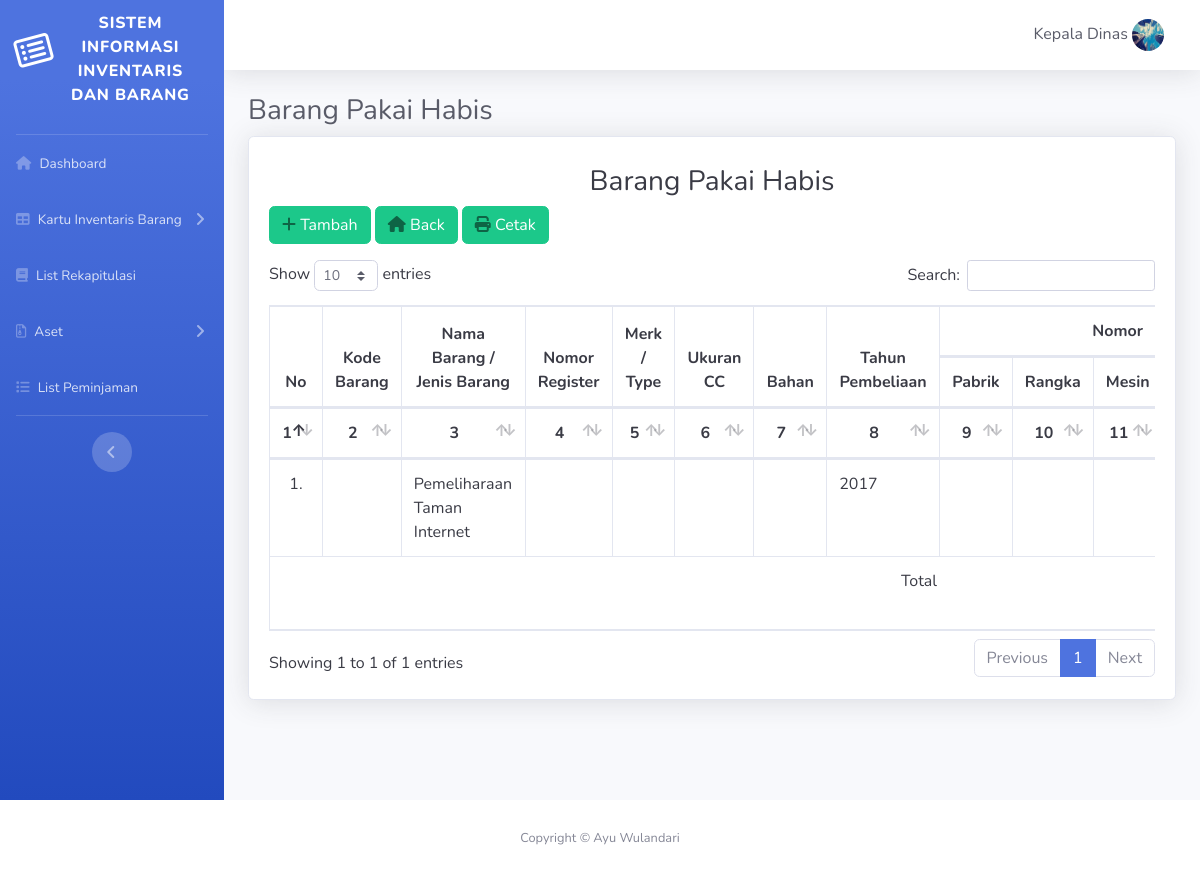
Page /view/barang_pakai_habis.php (signed in) on the committed database.
### tables this page shows
CREATE TABLE `user` (
  `id_user` int(150) NOT NULL,
  `username` varchar(150) NOT NULL,
  `fullname` varchar(150) NOT NULL,
  `password` varchar(100) NOT NULL,
  `nip` varchar(255) NOT NULL,
  `jabatan` varchar(255) NOT NULL,
  `level` varchar(40) NOT NULL,
  `foto` varchar(100) DEFAULT NULL
);

CREATE TABLE `barang_pakai_habis` (
  `id_barang` int(150) NOT NULL,
  `kode_barang` varchar(150) NOT NULL,
  `nama_barang` varchar(200) NOT NULL,
  `nomor_register` varchar(100) NOT NULL,
  `merk` varchar(40) NOT NULL,
  `ukuran` varchar(40) NOT NULL,
  `bahan` varchar(50) NOT NULL,
  `tahun_pembelian` varchar(30) NOT NULL,
  `pabrik` varchar(30) NOT NULL,
  `rangka` varchar(30) NOT NULL,
  `mesin` varchar(30) NOT NULL,
  `polisi` varchar(30) NOT NULL,
  `bpkb` varchar(30) NOT NULL,
  `asal_usul` varchar(100) NOT NULL,
  `kondisi` varchar(255) NOT NULL,
  `ruangan` varchar(21) NOT NULL,
  `harga` int(255) NOT NULL,
  `keterangan` varchar(50) NOT NULL
);

### config.php (called while the page is built, shortened)
<?php
$DB_host = "localhost";
$DB_user = "root";
$DB_pass = "";
$DB_name = "db_inventaris";
try
{
    $DB_con = new PDO("mysql:host={$DB_host};dbname={$DB_name}",$DB_user,$DB_pass);
    $DB_con->setAttribute(PDO::ATTR_ERRMODE, PDO::ERRMODE_EXCEPTION);
}
catch(PDOException $e)
{
    echo $e->getMessage();
}
include_once 'class.barang_pakai.php';
$barang_pakai = new barang_pakai ($DB_con);
include_once 'class.user.php';
$user = new user($DB_con);
?>

### class.user.php (called while the page is built, shortened)
<?php
class user{
    private $db;
    function __construct($DB_con)
	{
		$this->db = $DB_con;
    }
    public function tampil_user($mysource, $myid)
    {
        $query = "SELECT ".$mysource." FROM user WHERE id_user = ".$myid." limit 1";
        $outp = '';
        try
        {
            $stmt = $this->db->prepare($query);
			$stmt->execute();
			if($stmt->rowCount()>0)
			{
				while($row=$stmt->fetch(PDO::FETCH_ASSOC))
				{
					$outp = $row[$mysource];
				}
			} else{
				$outp = '';
			}
		}
		catch(PDOException $e)
			{
				$outp = '';
				return $outp;
			}
		return $outp;
    }
}
?>

### class.barang_pakai.php (the view, shortened to what this page needs)
<?php
class barang_pakai{
    private $db;
    function __construct($DB_con)
	{
		$this->db = $DB_con;
    }
    public function tampilBarangPakai()
    {
        $noUrut = 1;
        $query = "SELECT * FROM barang_pakai_habis";
        $outp = '';
        try
        {
            $stmt = $this->db->prepare($query);
			$stmt->execute();
			if($stmt->rowCount()>0)
			{
				while($row=$stmt->fetch(PDO::FETCH_ASSOC))
				{
					$outp .= "<tr>";
					$outp .= "<td align='center'>".$noUrut++.".</td>";
					$outp .= "<td>".$row['kode_barang']."</td>";
					$outp .= "<td>".$row['nama_barang']."</td>";
					$outp .= "<td>".$row['nomor_register']."</td>";
					$outp .= "<td>".$row['merk']."</td>";
                    $outp .= "<td>".$row['ukuran']."</td>";
                    $outp .= "<td>".$row['bahan']."</td>";
                    $outp .= "<td>".$row['tahun_pembelian']."</td>";
                    $outp .= "<td>".$row['pabrik']."</td>";
                    $outp .= "<td>".$row['rangka']."</td>";
                    $outp .= "<td>".$row['mesin']."</td>";
                    $outp .= "<td>".$row['polisi']."</td>";
                    $outp .= "<td>".$row['bpkb']."</td>";
                    $outp .= "<td>".$row['asal_usul']."</td>";
                    $outp .= "<td>".$row['kondisi']."</td>";
                    $outp .= "<td>".$row['ruangan']."</td>";
                    $outp .= "<td>Rp. ".$this->format_uangBarang($row['harga'])."</td>";
                    $outp .= "<td>".$row['keterangan']."</td>";
                    $outp .= "<td><a href='../view/ubah_barang.php?id_barang=".$row['id_barang']."' class='btn btn-primary btn-circle btn-mb'><i class='fas fa-edit'></i></a></td>";
                    $konddata = '"../modal/m.hapusbarang.php?id_barang='.$row['id_barang'].'"';
					$outp .= "<td><a onclick='myhapus(".$konddata.")' class='btn btn-danger btn-circle btn-mb' style='color:white'> <i class='fas fa-trash'></i></a></td>";
					$outp .= "</tr>";
				}
			} else{
				$outp = '<tr><td colspan="3" align="center">data kosong</td></tr>';
			}
		}
		catch(PDOException $e)
			{
				$outp = '<tr><td colspan="3" align="center">data error</td></tr>';
				return $outp;
			}
		return $outp;
    }
    public function format_uangBarang($data){
		return number_format($data,2,',','.');
	}
}
?>

### view/barang_pakai_habis.php (shortened to what this page needs)
<?php
include '../config.php';
?>
<!DOCTYPE html>
<html lang="en">
<head>
  <link href="vendor/fontawesome-free/css/all.min.css" rel="stylesheet" type="text/css">
  <link href="css/sb-admin-2.min.css" rel="stylesheet">
  <link href="vendor/datatables/dataTables.bootstrap4.min.css" rel="stylesheet">
</head>
<body id="page-top">
  <div id="wrapper">
    <ul class="navbar-nav bg-gradient-primary sidebar sidebar-dark accordion" id="accordionSidebar">
      <a class="sidebar-brand d-flex align-items-center justify-content-center" href="dashboard.php">
        <div class="sidebar-brand-icon rotate-n-15">
          <i class="fa fa-list-alt"></i>
        </div>
        <div class="sidebar-brand-text mx-1"><p></p>Sistem Informasi inventaris dan Barang</div>
      </a>
      <hr class="sidebar-divider my-0">
      <li class="nav-item">
        <a class="nav-link" href="dashboard.php">
          <i class="fa fa-home"></i>
          <span>Dashboard</span></a>
      </li>
      <?php if($_SESSION['level'] == 'pengurusbarang'){ ?>
       <li class="nav-item">
        <a class="nav-link" href="master_data.php">
         <i class="fas fa-th-list"></i>
          <span>Master Data</span></a>
      </li>
      <li class="nav-item">
        <a class="nav-link collapsed" href="#" data-toggle="collapse" data-target="#collapseFive" aria-expanded="true" aria-controls="collapseFive">
          <i class="fa fa-table"></i>
          <span>Kartu Inventaris Barang</span>
        </a>
        <div id="collapseFive" class="collapse" aria-labelledby="headingTwo" data-parent="#accordionSidebar">
          <div class="bg-white py-2 collapse-inner rounded">
            <h6 class="collapse-header"> Kartu Inventaris Barang</h6>
            <a class="collapse-item" href="kibA.php?data=">KIB A</a>
            <a class="collapse-item" href="kibB.php?data=">KIB B</a>
            <a class="collapse-item" href="kibC.php?data=">KIB C</a>
            <a class="collapse-item" href="kibD.php?data=">KIB D</a>
            <a class="collapse-item" href="kibE.php">KIB E</a>
            <a class="collapse-item" href="kibF.php">KIB F</a>
          </div>
        </div>
      </li>
      <li class="nav-item">
        <a class="nav-link" href="rekapitulasi.php?data=">
          <i class="fa fa-book"></i>
          <span>List Rekapitulasi</span></a>
      </li>
      <li class="nav-item">
        <a class="nav-link" href="ekstrakom.php">
          <i class="fa fa-file"></i>
          <span>Ekstrakom</span></a>
      </li>
      <li class="nav-item active">
        <a class="nav-link" href="barang_pakai_habis.php">
          <i class="fas fa-file-alt"></i>
          <span>Barang Pakai Habis</span></a>
      </li>
      <li class="nav-item">
          <a class="nav-link collapsed" href="#" data-toggle="collapse" data-target="#collapseTwo" aria-expanded="true" aria-controls="collapseTwo">
              <i class="far fa-file-archive"></i>
            <span>Aset</span>
          </a>
          <div id="collapseTwo" class="collapse" aria-labelledby="headingTwo" data-parent="#accordionSidebar">
            <div class="bg-white py-2 collapse-inner rounded">
              <h6 class="collapse-header">Aset</h6>
              <a class="collapse-item" href="aset_lain.php">Aset Lain</a>
              <a class="collapse-item" href="aset_tak_berwujud.php">Aset Tak Berwujud</a>
            </div>
          </div>
        </li>
      <li class="nav-item">
          <a class="nav-link" href="tambah_user.php">
          <i class="fas fa-user-plus"></i>
            <span>Tambah Pengguna</span></a>
      </li>
      <li class="nav-item">
          <a class="nav-link" href="list_peminjaman.php">
            <i class="fa fa fa-list"></i>
            <span>List Peminjaman</span></a>
      </li>
      <li class="nav-item">
          <a class="nav-link" href="stok_barang.php">
          <i class="fa fas fa-store"></i>
            <span>Stok Barang</span></a>
      </li>
      <?php } else if($_SESSION['level'] == 'kepaladinas'){?>
       <li class="nav-item">
        <a class="nav-link collapsed" href="#" data-toggle="collapse" data-target="#collapseFive" aria-expanded="true" aria-controls="collapseFive">
          <i class="fa fa-table"></i>
          <span>Kartu Inventaris Barang</span>
        </a>
      </li>
      <li class="nav-item">
        <a class="nav-link" href="rekapitulasi1.php?data=">
          <i class="fa fa-book"></i>
          <span>List Rekapitulasi</span></a>
      </li>
      <li class="nav-item">
          <a class="nav-link collapsed" href="#" data-toggle="collapse" data-target="#collapseTwo" aria-expanded="true" aria-controls="collapseTwo">
              <i class="far fa-file-archive"></i>
            <span>Aset</span>
          </a>
        </li>
      <li class="nav-item">
          <a class="nav-link" href="list_peminjaman2.php">
            <i class="fa fa fa-list"></i>
            <span>List Peminjaman</span></a>
      </li>
      <?php } else if($_SESSION['level'] == 'pegawai'){?>
      <li class="nav-item">
        <a class="nav-link" href="rekapitulasi1.php?data=">
          <i class="fa fa-book"></i>
          <span>List Rekapitulasi</span></a>
      </li>
      <li class="nav-item">
          <a class="nav-link" href="list_peminjaman1.php">
            <i class="fa fa fa-list"></i>
            <span>List Peminjaman</span></a>
      </li>
      <?php }?>
      <hr class="sidebar-divider d-none d-md-block">
      <div class="text-center d-none d-md-inline">
        <button class="rounded-circle border-0" id="sidebarToggle"></button>
      </div>
    </ul>
    <div id="content-wrapper" class="d-flex flex-column">
      <div id="content">
        <nav class="navbar navbar-expand navbar-light bg-white topbar mb-4 static-top shadow">
          <ul class="navbar-nav ml-auto">
            <li class="nav-item dropdown no-arrow">
              <a class="nav-link dropdown-toggle" href="#" id="userDropdown" role="button" data-toggle="dropdown" aria-haspopup="true" aria-expanded="false">
                <span class="mr-2 d-none d-lg-inline text-gray-800 medium"><?php echo $user->tampil_user("fullname", $_SESSION['iduser']) ;?></>
                <img class="img-profile rounded-circle" src="./img/gambar/<?php echo $user->tampil_user("foto", $_SESSION['iduser']) ;?>" width="300" height="200">
              </a>
            </li>
          </ul>
        </nav>
        <div class="container-fluid">
          <h1 class="h3 mb-2 text-gray-800">Barang Pakai Habis</h1>
          <div class="card shadow mb-4">
            <div class="card-body">
                <h3 class="text-gray-900"><center>Barang Pakai Habis</h3></center>
                <a href="tambah_barang_pakai.php" class="btn btn-success">
                    <span class="icon text-black-50">
                      <i class="fas fa-plus"></i>
                    </span>
                    <span class="text">Tambah</span>
                  </a>
                <a href="dashboard.php" class="btn btn-success">
                    <span class="icon text-black-50">
                      <i class="fas fa-home"></i>
                    </span>
                    <span class="text">Back</span>
                  </a>
                <a href="./pdf/document/cetak_barang.php" class="btn btn-success">
                    <span class="icon text-black-50">
                      <i class="fas fa-print"></i>
                    </span>
                    <span class="text">Cetak</span>
                  </a> <p>
              <div class="table-responsive text-gray-900">
                <table class="table table-bordered text-gray-900" id="dataTable">
                <thead>
            <tr>
                    <th rowspan="2">No</th>
                    <th rowspan="2">Kode Barang</th>
                    <th rowspan="2">Nama Barang / Jenis Barang</th>
                    <th rowspan="2">Nomor Register</th>
                    <th rowspan="2">Merk / Type</th>
                    <th rowspan="2">Ukuran CC</th>
                    <th rowspan="2">Bahan</th>
                    <th rowspan="2">Tahun Pembeliaan</th>
                    <th colspan="5">Nomor</th>
            </tr>
             <tr>
                    <th>Pabrik</th>
                    <th>Rangka</th>
                    <th>Mesin</th>
             </tr>
             <tr>
                    <th>1</th>
                    <th>2</th>
                    <th>3</th>
                    <th>4</th>
                    <th>5</th>
                    <th>6</th>
                    <th>7</th>
                    <th>8</th>
                    <th>9</th>
                    <th>10</th>
                    <th>11</th>
             </tr>
    </thead>
            <tbody>
                <?php echo $barang_pakai->tampilBarangPakai(); ?>
            </tbody>
            <tfoot>
                <tr>
                     <td colspan="16" align="center">Total </td>
                </tr>
            </tfoot>
                </table>
              </div>
            </div>
          </div>
        </div>
    </div>
    </div>
      </div>
      <footer class="sticky-footer bg-white">
        <div class="container my-auto">
          <div class="copyright text-center my-auto">
            <span>Copyright &copy; Ayu Wulandari</span>
          </div>
        </div>
      </footer>
</body>
</html>

### view/barang_pakai_habis.php (style rules this page uses)
th { text-align: center; }

### rows in the picture
user: fullname "Kepala Dinas", foto (picture)
barang_pakai_habis: nama_barang "Pemeliharaan Taman Internet", tahun_pembelian "2017"
